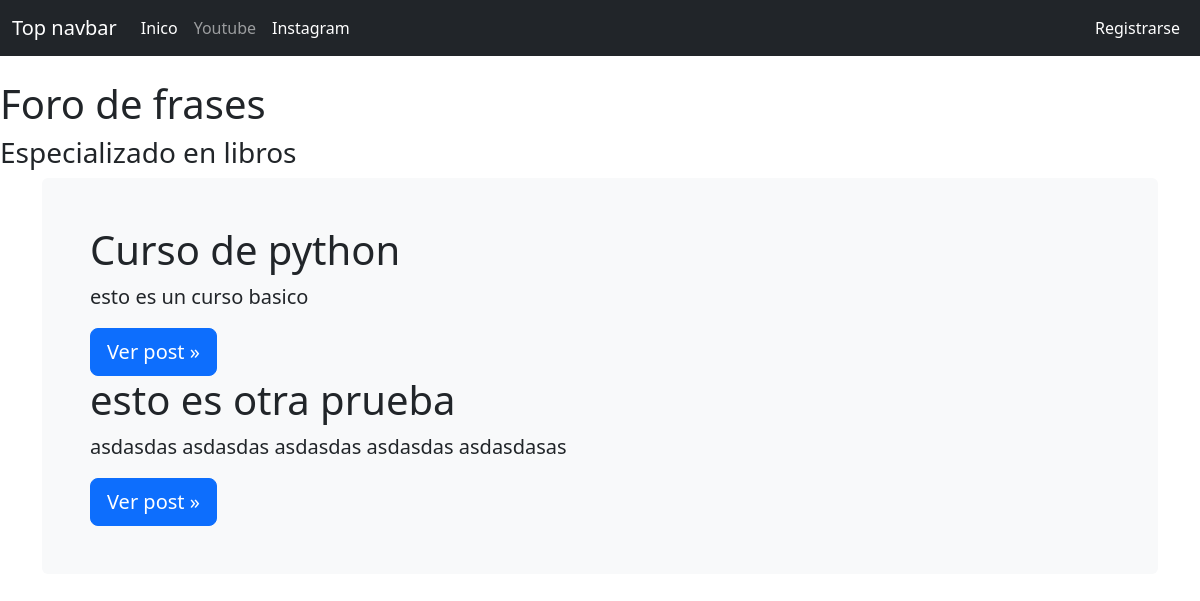
The app's page /, older data.
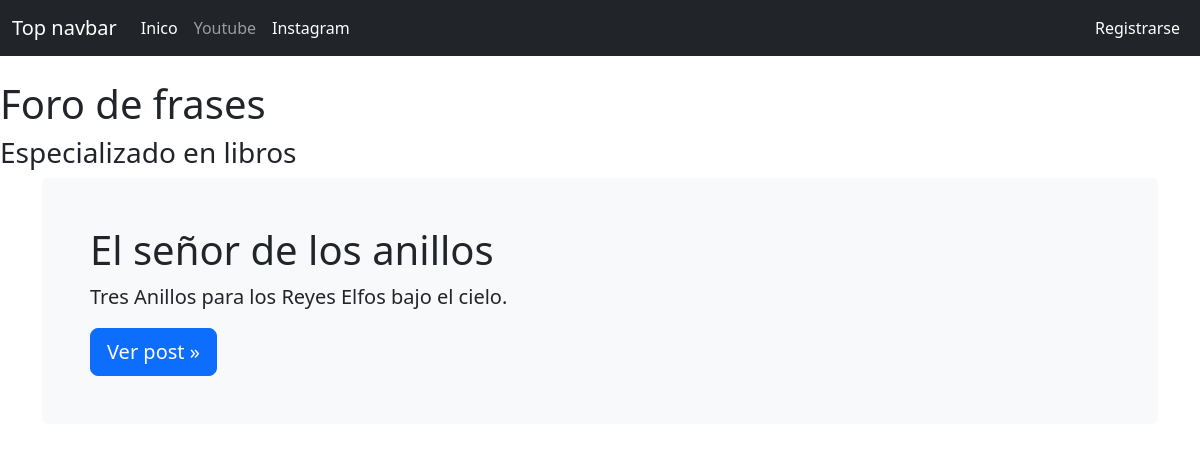
The same page, newer data.
### posts/models.py (models this page shows, shortened)
class Post(models.Model):
    title = models.CharField(max_length=100)
    slug = models.SlugField()
    create_on = models.DateTimeField(auto_now_add=True)
    content = models.TextField()

### posts/views.py (the view)
# urls.py: path('',views.index,name='index'),
def index(request):
    post = Post.objects.all()
    return render(request, 'index.html',{'post':post})

### templates/index.html (shortened to what this page needs)
{% extends 'base.html' %}
{% load static%}
    {% block content %}
<main class="container">
  <div class="bg-light p-5 rounded">
    {% for publicacion in post %}
    <h1>{{ publicacion.title }}</h1>
    <p class="lead">{{ publicacion.content | slice:":50" }}</p>
    <a class="btn btn-lg btn-primary" href="{% url 'post_detail' publicacion.id %}" role="button">Ver post &raquo;</a>
    {% endfor %}
  </div>
</main>
    {% endblock %}

### templates/base.html (shortened to what this page needs)
<html>
<head>
    <link href="https://cdn.jsdelivr.net/npm/bootstrap@5.2.2/dist/css/bootstrap.min.css" rel="stylesheet">
</head>
<body>
    <nav class="navbar navbar-expand-md navbar-dark bg-dark mb-4">
        <div class="container-fluid">
          <a class="navbar-brand" href="#">Top navbar</a>
          <div class="collapse navbar-collapse" id="navbarCollapse">
            <ul class="navbar-nav me-auto mb-2 mb-md-0">
              <li class="nav-item">
                <a class="nav-link active" aria-current="page" href="{% url 'index' %}">Inico</a>
              </li>
              <li class="nav-item">
                <a class="nav-link ms-auto" href="https://www.youtube.com/watch?v=_SBQvd6vY9s"target="_blank" rel="noopener noreferrer">Youtube</a>
              </li>
              <li class="nav-item">
                <a class="nav-link active" aria-current="page" href="https://www.instagram.com/reel/CiX_IWwqbkI/?igshid=MDJmNzVkMjY%3D" target="_blank" rel="noopener noreferrer">Instagram</a>
              </li>
            </ul>
            <ul class="navbar-nav">
                <li class="nav-item">
                    <a class="nav-link active" aria-current="page" href="{% url 'register' %}">Registrarse</a>
                  </li>
            </ul>
          </div>
        </div>
      </nav>
    <h1>Foro de frases</h1>
    <h3>Especializado en libros</h3>
    {% block content %} {% endblock %}
</body>
</html>

Row changes from the older to the newer data that the page shows:
removed Post: title "Curso de python", content "esto es un curso basico"
removed Post: title "esto es otra prueba", content "asdasdas asdasdas asdasdas asdasdas asdasdasas"
added Post: title "El señor de los anillos", content "Tres Anillos para los Reyes Elfos bajo el cielo."
